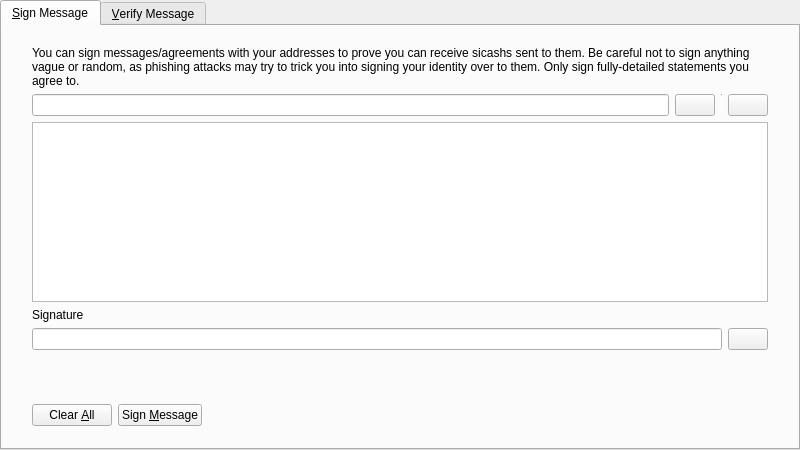
<?xml version="1.0" encoding="UTF-8"?>
<ui version="4.0">
 <class>SignVerifyMessageDialog</class>
 <widget class="QDialog" name="SignVerifyMessageDialog">
  <property name="geometry">
   <rect>
    <x>0</x>
    <y>0</y>
    <width>800</width>
    <height>450</height>
   </rect>
  </property>
  <property name="windowTitle">
   <string>Signatures - Sign / Verify a Message</string>
  </property>
  <property name="modal">
   <bool>true</bool>
  </property>
  <layout class="QVBoxLayout" name="verticalLayout">
   <property name="leftMargin">
    <number>0</number>
   </property>
   <property name="topMargin">
    <number>0</number>
   </property>
   <property name="rightMargin">
    <number>0</number>
   </property>
   <property name="bottomMargin">
    <number>0</number>
   </property>
   <item>
    <widget class="QTabWidget" name="tabWidget">
     <property name="currentIndex">
      <number>0</number>
     </property>
     <widget class="QWidget" name="tabSignMessage">
      <attribute name="title">
       <string>&amp;Sign Message</string>
      </attribute>
      <layout class="QVBoxLayout" name="verticalLayout_SM">
       <property name="leftMargin">
        <number>0</number>
       </property>
       <property name="topMargin">
        <number>0</number>
       </property>
       <property name="rightMargin">
        <number>0</number>
       </property>
       <property name="bottomMargin">
        <number>0</number>
       </property>
       <item>
        <layout class="QVBoxLayout" name="verticalLayout_3">
         <property name="leftMargin">
          <number>30</number>
         </property>
         <property name="topMargin">
          <number>20</number>
         </property>
         <property name="rightMargin">
          <number>30</number>
         </property>
         <property name="bottomMargin">
          <number>20</number>
         </property>
         <item>
          <widget class="QLabel" name="infoLabel_SM">
           <property name="text">
            <string>You can sign messages/agreements with your addresses to prove you can receive sicashs sent to them. Be careful not to sign anything vague or random, as phishing attacks may try to trick you into signing your identity over to them. Only sign fully-detailed statements you agree to.</string>
           </property>
           <property name="textFormat">
            <enum>Qt::PlainText</enum>
           </property>
           <property name="wordWrap">
            <bool>true</bool>
           </property>
          </widget>
         </item>
         <item>
          <layout class="QHBoxLayout" name="horizontalLayout_1_SM">
           <property name="spacing">
            <number>6</number>
           </property>
           <item>
            <widget class="QValidatedLineEdit" name="addressIn_SM">
             <property name="toolTip">
              <string>The SICash address to sign the message with</string>
             </property>
            </widget>
           </item>
           <item>
            <widget class="QPushButton" name="addressBookButton_SM">
             <property name="toolTip">
              <string>Choose previously used address</string>
             </property>
             <property name="text">
              <string/>
             </property>
             <property name="icon">
              <iconset resource="../bitcoin.qrc">
               <normaloff>:/icons/address-book</normaloff>:/icons/address-book</iconset>
             </property>
             <property name="shortcut">
              <string>Alt+A</string>
             </property>
             <property name="autoDefault">
              <bool>false</bool>
             </property>
            </widget>
           </item>
           <item>
            <widget class="Line" name="vLine">
             <property name="maximumSize">
              <size>
               <width>1</width>
               <height>22</height>
              </size>
             </property>
             <property name="orientation">
              <enum>Qt::Vertical</enum>
             </property>
            </widget>
           </item>
           <item>
            <widget class="QPushButton" name="pasteButton_SM">
             <property name="toolTip">
              <string>Paste address from clipboard</string>
             </property>
             <property name="text">
              <string/>
             </property>
             <property name="icon">
              <iconset resource="../bitcoin.qrc">
               <normaloff>:/icons/editpaste</normaloff>:/icons/editpaste</iconset>
             </property>
             <property name="shortcut">
              <string>Alt+P</string>
             </property>
             <property name="autoDefault">
              <bool>false</bool>
             </property>
            </widget>
           </item>
          </layout>
         </item>
         <item>
          <widget class="QPlainTextEdit" name="messageIn_SM">
           <property name="toolTip">
            <string>Enter the message you want to sign here</string>
           </property>
          </widget>
         </item>
         <item>
          <widget class="QLabel" name="signatureLabel_SM">
           <property name="text">
            <string>Signature</string>
           </property>
           <property name="textFormat">
            <enum>Qt::PlainText</enum>
           </property>
          </widget>
         </item>
         <item>
          <layout class="QHBoxLayout" name="horizontalLayout_2_SM">
           <property name="spacing">
            <number>6</number>
           </property>
           <item>
            <widget class="QLineEdit" name="signatureOut_SM">
             <property name="font">
              <font>
               <italic>true</italic>
              </font>
             </property>
             <property name="readOnly">
              <bool>true</bool>
             </property>
            </widget>
           </item>
           <item>
            <widget class="QPushButton" name="copySignatureButton_SM">
             <property name="toolTip">
              <string>Copy the current signature to the system clipboard</string>
             </property>
             <property name="text">
              <string/>
             </property>
             <property name="icon">
              <iconset resource="../bitcoin.qrc">
               <normaloff>:/icons/editcopy</normaloff>:/icons/editcopy</iconset>
             </property>
             <property name="autoDefault">
              <bool>false</bool>
             </property>
            </widget>
           </item>
          </layout>
         </item>
        </layout>
       </item>
       <item>
        <widget class="QWidget" name="buttonsContainerWhite" native="true">
         <layout class="QHBoxLayout" name="horizontalLayout">
          <property name="leftMargin">
           <number>30</number>
          </property>
          <property name="topMargin">
           <number>15</number>
          </property>
          <property name="rightMargin">
           <number>30</number>
          </property>
          <item>
           <widget class="QPushButton" name="clearButton_SM">
            <property name="toolTip">
             <string>Reset all sign message fields</string>
            </property>
            <property name="text">
             <string>Clear &amp;All</string>
            </property>
            <property name="icon">
             <iconset resource="../bitcoin.qrc">
              <normaloff>:/icons/remove</normaloff>:/icons/remove</iconset>
            </property>
            <property name="autoDefault">
             <bool>false</bool>
            </property>
           </widget>
          </item>
          <item>
           <widget class="QPushButton" name="signMessageButton_SM">
            <property name="toolTip">
             <string>Sign the message to prove you own this SICash address</string>
            </property>
            <property name="text">
             <string>Sign &amp;Message</string>
            </property>
            <property name="icon">
             <iconset resource="../bitcoin.qrc">
              <normaloff>:/icons/edit</normaloff>:/icons/edit</iconset>
            </property>
            <property name="autoDefault">
             <bool>false</bool>
            </property>
           </widget>
          </item>
          <item>
           <spacer name="horizontalSpacer_1_SM">
            <property name="orientation">
             <enum>Qt::Horizontal</enum>
            </property>
            <property name="sizeHint" stdset="0">
             <size>
              <width>40</width>
              <height>48</height>
             </size>
            </property>
           </spacer>
          </item>
          <item>
           <widget class="QLabel" name="statusLabel_SM">
            <property name="font">
             <font>
              <weight>75</weight>
              <bold>true</bold>
             </font>
            </property>
            <property name="text">
             <string/>
            </property>
            <property name="wordWrap">
             <bool>true</bool>
            </property>
           </widget>
          </item>
          <item>
           <spacer name="horizontalSpacer_2_SM">
            <property name="orientation">
             <enum>Qt::Horizontal</enum>
            </property>
            <property name="sizeHint" stdset="0">
             <size>
              <width>40</width>
              <height>48</height>
             </size>
            </property>
           </spacer>
          </item>
         </layout>
        </widget>
       </item>
      </layout>
     </widget>
     <widget class="QWidget" name="tabVerifyMessage">
      <attribute name="title">
       <string>&amp;Verify Message</string>
      </attribute>
      <layout class="QVBoxLayout" name="verticalLayout_VM">
       <property name="leftMargin">
        <number>0</number>
       </property>
       <property name="topMargin">
        <number>0</number>
       </property>
       <property name="rightMargin">
        <number>0</number>
       </property>
       <property name="bottomMargin">
        <number>0</number>
       </property>
       <item>
        <layout class="QVBoxLayout" name="verticalLayout_2">
         <property name="leftMargin">
          <number>30</number>
         </property>
         <property name="topMargin">
          <number>20</number>
         </property>
         <property name="rightMargin">
          <number>30</number>
         </property>
         <property name="bottomMargin">
          <number>20</number>
         </property>
         <item>
          <widget class="QLabel" name="infoLabel_VM">
           <property name="text">
            <string>Enter the receiver's address, message (ensure you copy line breaks, spaces, tabs, etc. exactly) and signature below to verify the message. Be careful not to read more into the signature than what is in the signed message itself, to avoid being tricked by a man-in-the-middle attack. Note that this only proves the signing party receives with the address, it cannot prove sendership of any transaction!</string>
           </property>
           <property name="textFormat">
            <enum>Qt::PlainText</enum>
           </property>
           <property name="alignment">
            <set>Qt::AlignLeading|Qt::AlignLeft|Qt::AlignTop</set>
           </property>
           <property name="wordWrap">
            <bool>true</bool>
           </property>
          </widget>
         </item>
         <item>
          <layout class="QHBoxLayout" name="horizontalLayout_1_VM">
           <property name="spacing">
            <number>6</number>
           </property>
           <item>
            <widget class="QValidatedLineEdit" name="addressIn_VM">
             <property name="toolTip">
              <string>The SICash address the message was signed with</string>
             </property>
            </widget>
           </item>
           <item>
            <widget class="QPushButton" name="addressBookButton_VM">
             <property name="toolTip">
              <string>Choose previously used address</string>
             </property>
             <property name="text">
              <string/>
             </property>
             <property name="icon">
              <iconset resource="../bitcoin.qrc">
               <normaloff>:/icons/address-book</normaloff>:/icons/address-book</iconset>
             </property>
             <property name="shortcut">
              <string>Alt+A</string>
             </property>
             <property name="autoDefault">
              <bool>false</bool>
             </property>
            </widget>
           </item>
          </layout>
         </item>
         <item>
          <widget class="QPlainTextEdit" name="messageIn_VM"/>
         </item>
         <item>
          <widget class="QValidatedLineEdit" name="signatureIn_VM"/>
         </item>
        </layout>
       </item>
       <item>
        <widget class="QWidget" name="buttonsContainerWhite_" native="true">
         <layout class="QHBoxLayout" name="horizontalLayout_2">
          <property name="leftMargin">
           <number>30</number>
          </property>
          <property name="topMargin">
           <number>15</number>
          </property>
          <property name="rightMargin">
           <number>30</number>
          </property>
          <item>
           <widget class="QPushButton" name="clearButton_VM">
            <property name="toolTip">
             <string>Reset all verify message fields</string>
            </property>
            <property name="text">
             <string>Clear &amp;All</string>
            </property>
            <property name="icon">
             <iconset resource="../bitcoin.qrc">
              <normaloff>:/icons/remove</normaloff>:/icons/remove</iconset>
            </property>
            <property name="autoDefault">
             <bool>false</bool>
            </property>
           </widget>
          </item>
          <item>
           <widget class="QPushButton" name="verifyMessageButton_VM">
            <property name="toolTip">
             <string>Verify the message to ensure it was signed with the specified SICash address</string>
            </property>
            <property name="text">
             <string>Verify &amp;Message</string>
            </property>
            <property name="icon">
             <iconset resource="../bitcoin.qrc">
              <normaloff>:/icons/transaction_0</normaloff>:/icons/transaction_0</iconset>
            </property>
            <property name="autoDefault">
             <bool>false</bool>
            </property>
           </widget>
          </item>
          <item>
           <spacer name="horizontalSpacer_1_VM">
            <property name="orientation">
             <enum>Qt::Horizontal</enum>
            </property>
            <property name="sizeHint" stdset="0">
             <size>
              <width>40</width>
              <height>48</height>
             </size>
            </property>
           </spacer>
          </item>
          <item>
           <widget class="QLabel" name="statusLabel_VM">
            <property name="font">
             <font>
              <weight>75</weight>
              <bold>true</bold>
             </font>
            </property>
            <property name="text">
             <string/>
            </property>
            <property name="wordWrap">
             <bool>true</bool>
            </property>
           </widget>
          </item>
          <item>
           <spacer name="horizontalSpacer_2_VM">
            <property name="orientation">
             <enum>Qt::Horizontal</enum>
            </property>
            <property name="sizeHint" stdset="0">
             <size>
              <width>40</width>
              <height>48</height>
             </size>
            </property>
           </spacer>
          </item>
         </layout>
        </widget>
       </item>
      </layout>
     </widget>
    </widget>
   </item>
  </layout>
 </widget>
 <customwidgets>
  <customwidget>
   <class>QValidatedLineEdit</class>
   <extends>QLineEdit</extends>
   <header>qvalidatedlineedit.h</header>
  </customwidget>
 </customwidgets>
 <resources>
  <include location="../bitcoin.qrc"/>
 </resources>
 <connections/>
</ui>
